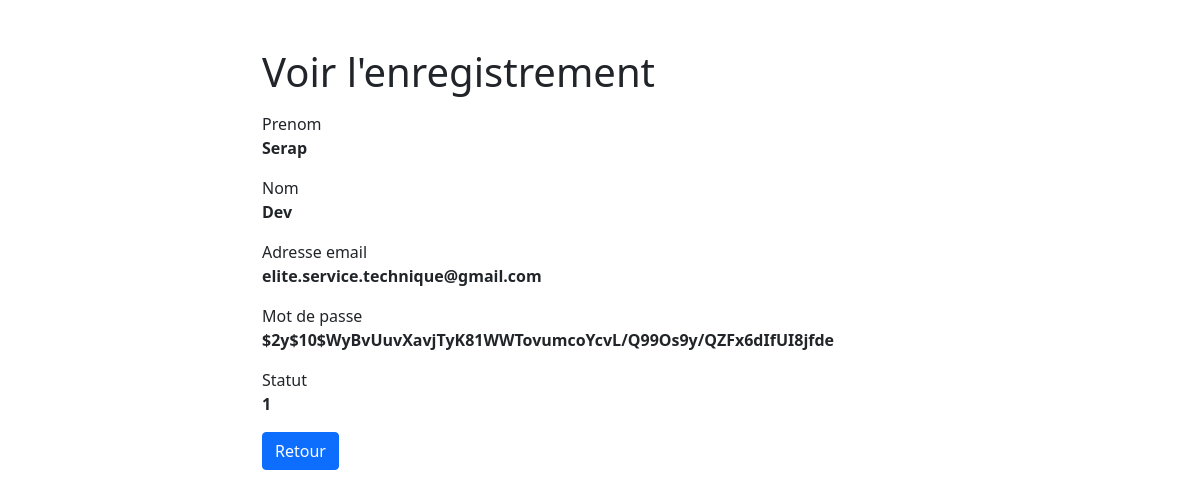
The page /elite-fitness/pages/crud_utilisateurs/read.php?id=1 on the database its author committed.
### tables this page shows
CREATE TABLE `tbl_users` (
  `id` int(11) NOT NULL,
  `name` varchar(250) NOT NULL,
  `username` varchar(250) NOT NULL,
  `email` varchar(100) NOT NULL,
  `password` varchar(100) NOT NULL,
  `roleid` tinyint(4) DEFAULT NULL,
  `isActive` varchar(1) DEFAULT '0',
  `resetpwd` int(11) DEFAULT NULL
);

### elite-fitness/pages/crud_utilisateurs/read.php (the view, shortened to what this page needs)
<?php
if(isset($_GET["id"]) && !empty(trim($_GET["id"]))){
    require_once "config.php";
    $sql = "SELECT * FROM tbl_users WHERE id = ?";
    if($stmt = mysqli_prepare($link, $sql)){
        mysqli_stmt_bind_param($stmt, "i", $param_id);
        if(mysqli_stmt_execute($stmt)){
            $result = mysqli_stmt_get_result($stmt);
            if(mysqli_num_rows($result) == 1){
                $row = mysqli_fetch_array($result, MYSQLI_ASSOC);
            } else{
                header("location: error.php");
                exit();
            }
        } else{
            echo "Oops! une erreur est survenue.";
        }
    }
} else{
    header("location: error.php");
    exit();
}
?>
<!DOCTYPE html>
<html lang="fr">
<head>
    <link href="https://cdn.jsdelivr.net/npm/bootstrap@5.1.3/dist/css/bootstrap.min.css" rel="stylesheet">
</head>
<body>
    <div class="wrapper">
        <div class="container-fluid">
            <div class="row">
                <div class="col-md-12">
                    <h1 class="mt-5 mb-3">Voir l'enregistrement</h1>
                        <div class="form-group">
                        <label>Prenom</label>
                        <p><b><?php echo $row["name"]; ?></b></p>
                    </div>
                    <div class="form-group">
                        <label>Nom</label>
                        <p><b><?php echo $row["username"]; ?></b></p>
                    </div>
                    <div class="form-group">
                        <label>Adresse email</label>
                        <p><b><?php echo $row["email"]; ?></b></p>
                    </div>
                    <div class="form-group">
                        <label>Mot de passe</label>
                        <p><b><?php echo $row["password"]; ?></b></p>
                    </div>
                    <div class="form-group">
                        <label>Statut</label>
                        <p><b><?php echo $row["isActive"]; ?></b></p>
                    </div>
                    <p><a href="../modif_utilisateurs.php" class="btn btn-primary">Retour</a></p>
                </div>
            </div>
        </div>
    </div>
</body>
</html>

### elite-fitness/pages/crud_utilisateurs/read.php (style rules this page uses)
.wrapper { width: 700px; margin: 0 auto; }

### rows shown on the page
tbl_users: name "Serap", username "Dev", email "elite.service.technique@gmail.com", password "$2y$10$WyBvUuvXavjTyK81WWTovumcoYcvL/Q99Os9y/QZFx6dIfUI8jfde", isActive "1"
